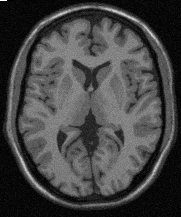
#> input picture Practica_2/ImagenA.pgm, 181 x 217 px
$ python P2E3.py ImagenA.pgm out.png out.png
#> lines starting #> are read from the running program, lines starting #| are printed output that depends on the picture
import cv2
import sys
import numpy as np
import matplotlib
#matplotlib.use('Agg')
import matplotlib.pyplot as plt
import os.path

path=os.getcwd()
print(path)

def read_pgm_file(file_name):

#> called with file_name = 'ImagenA.pgm'
    data_dir = os.path.dirname(os.path.abspath(__file__))

    # Test if file exists
    file_path = os.path.join(data_dir, file_name)
    assert os.path.isfile(file_path), 'file \'{0}\' does not exist'.format(file_path)

    img = cv2.imread(file_name,flags=cv2.IMREAD_GRAYSCALE)
#> img is the input picture: shape (217, 181); min 0, max 255, mean 68

    if img is not None:
        print('img.size: ', img.size)
#| img.size:  39277
#| Size of image: (217, 181)
    else:
        print('imread({0}) -> None'.format(file_path))

    return img


def show_img_hist(im):

    vmin = np.amin(im)
    vmax = np.max(im)
    print("Intensity Min: {}   Max:{}".format(vmin,vmax))

    L = vmax - vmin
    print("Number of Levels: {}".format(L))
    fig = plt.figure(figsize=(16,6))
    ax1 = plt.subplot(1, 2, 1)
    ax2 = plt.subplot(1, 2, 2)

    # imgplot = plt.imshow(im/np.amax(im))
    imgplot = ax1.imshow(im,cmap='gray', vmin=vmin, vmax=vmax)
    fig.colorbar(imgplot, ax=ax1)
    # cv2.imshow(infile,img)
    # cv2.waitKey(0)

    hist, bin_edges = np.histogram(im.ravel(),bins=L)
    ax2.bar(bin_edges[:-1], hist)
    plt.savefig(path+'/histogram.png')
    plt.show()

def imagenes_superpuestas(im, im2):

    fig = plt.figure(figsize=(16,6))
    ax1 = plt.subplot(1, 2, 1)
    ax2 = plt.subplot(1, 2, 2)

    imgplot1 = ax1.imshow(im, cmap='gray', vmin=np.amin(im), vmax=np.max(im))
    fig.colorbar(imgplot1, ax=ax1)
    imgplot2 = ax2.imshow(im2, cmap='gray', vmin=np.amin(im2), vmax=np.max(im2))
    fig.colorbar(imgplot2, ax=ax2)
    plt.show()

def process_pgm_file1(im,sx,sy):
    #
#> called with sx = 1240, sy = 1240
    imout = np.zeros((sy,sx),dtype=np.uint8)
    #prop escala
    py=im.shape[0]/sy
#> py = 0.175
    px=im.shape[1]/sx
#> px = 0.146
    #interpolaciona vecino mas cercano
    for i in range(sy):
        for j in range(sx):
            #coordenadas en imagen original
            x=int(j*px)
            y=int(i*py)
            #vecinos mas cercanos
            vecinos=[]
            for a in [-1,0,1]:
                for b in [-1,0,1]:
                    nx=x+a
                    ny=y+b
                    if 0<=nx<im.shape[1] and 0<=ny<im.shape[0]:
                        vecinos.append(im[ny][nx])
            #promedio
            imout[i][j]=np.mean(vecinos)
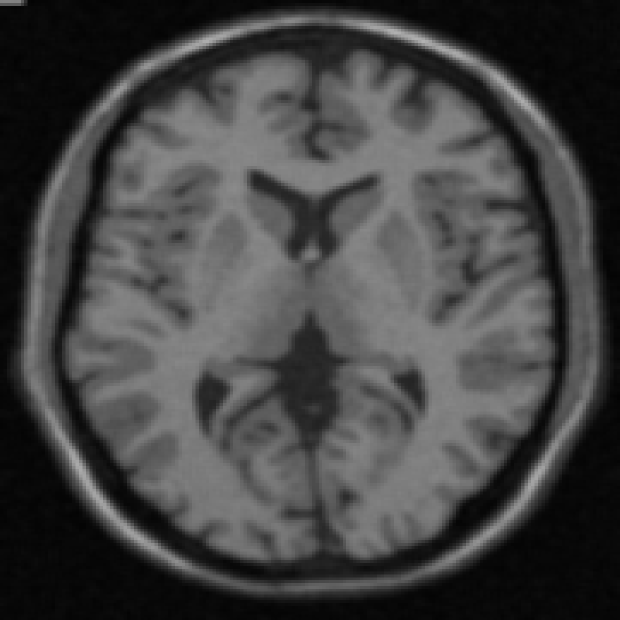
#> imout: shape (1240, 1240) (shown at 1/2 size); min 3, max 177, mean 67.6
#| Size of image: (1240, 1240)
#> in imagenes_superpuestas, `plt.show()`:
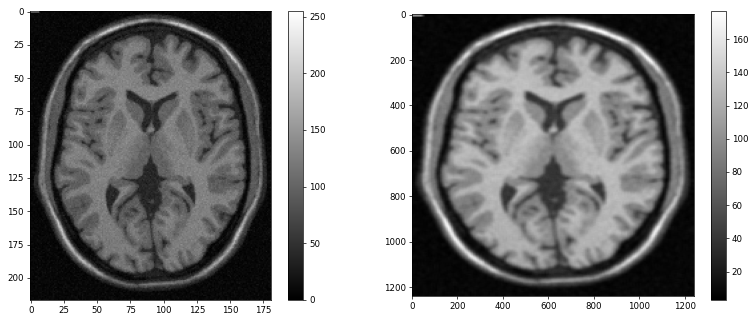
#> figure drawn by matplotlib, 4 panels

    return imout

def process_pgm_file2(im,sx,sy):
    #
#> called with sx = 1240, sy = 1240
    imout = np.zeros((sy,sx),dtype=np.uint8)
    #prop escala
    py=im.shape[0]/sy
#> py = 0.175
    px=im.shape[1]/sx
#> px = 0.146
    #interpoalcion bilineal
    for i in range(sy):
        for j in range(sx):
            #coordenadas en imagen original
            x=j*px
            y=i*py
            x_floor=int(x)
            y_floor=int(y)
            a = x - x_floor  # Parte fraccionaria en x
            b = y - y_floor  # Parte fraccionaria en y

            #asegurarse de no salir de los bordes
            x_floor = min(x_floor, im.shape[1] - 2)
            y_floor = min(y_floor, im.shape[0] - 2)

            imout[i][j]=(1-a)*(1-b)*im[y_floor,x_floor]+a*(1-b)*im[y_floor,x_floor+1]+(1-a)*b*im[y_floor+1,x_floor]+a*b*im[y_floor+1,x_floor+1]
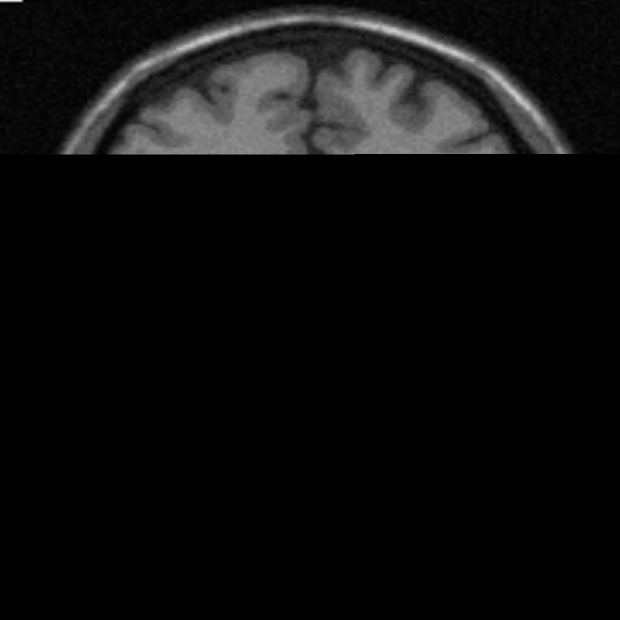
#> imout: shape (1240, 1240) (shown at 1/2 size); min 0, max 255, mean 13

    return imout

def imagenes_superpuestas3(im, im2, im3):

    fig = plt.figure(figsize=(24,6))
    ax1 = plt.subplot(1, 3, 1)
    ax2 = plt.subplot(1, 3, 2)
    ax3 = plt.subplot(1, 3, 3)

    imgplot1 = ax1.imshow(im, cmap='gray', vmin=np.amin(im), vmax=np.max(im))
    fig.colorbar(imgplot1, ax=ax1)
    imgplot2 = ax2.imshow(im2, cmap='gray', vmin=np.amin(im2), vmax=np.max(im2))
    fig.colorbar(imgplot2, ax=ax2)
    imgplot3 = ax3.imshow(im3, cmap='gray', vmin=np.amin(im3), vmax=np.max(im3))
    fig.colorbar(imgplot3, ax=ax3)
    plt.show()

if __name__ == "__main__":

    if(len(sys.argv)<3):
        print("Usage: python P2E3.py [infile.pgm] [outfile.pgm] [outfile2.pgm]")
        exit(1)

    infile = sys.argv[1]
    outfile = sys.argv[2]
    outfile2 = sys.argv[3]

    img = read_pgm_file(infile)

    im = np.array(img)
    print("Size of image: {}".format(im.shape))

    imout = process_pgm_file1(im,1240,1240)     #interpolacion a vecino mas cercano
    print("Size of image: {}".format(imout.shape))
    imagenes_superpuestas(im, imout)

#> (the run stopped early here; a loop or call above may not have finished)
